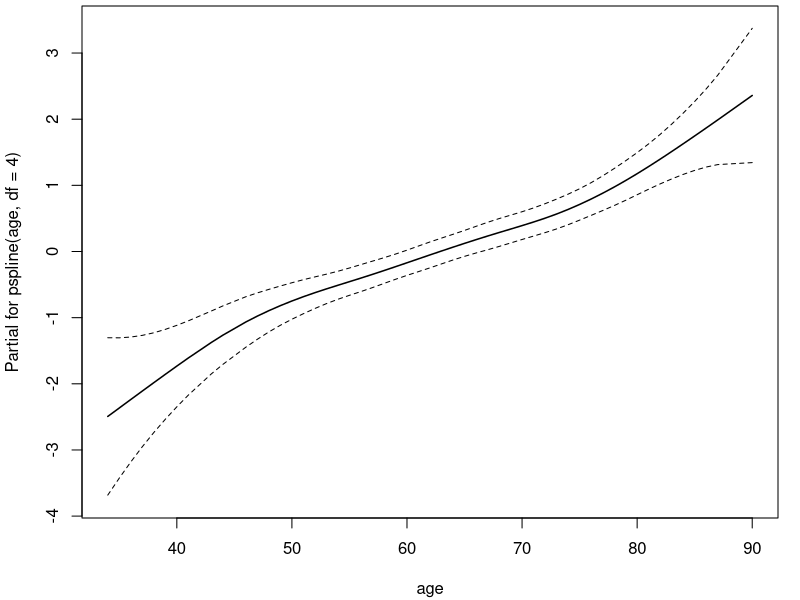
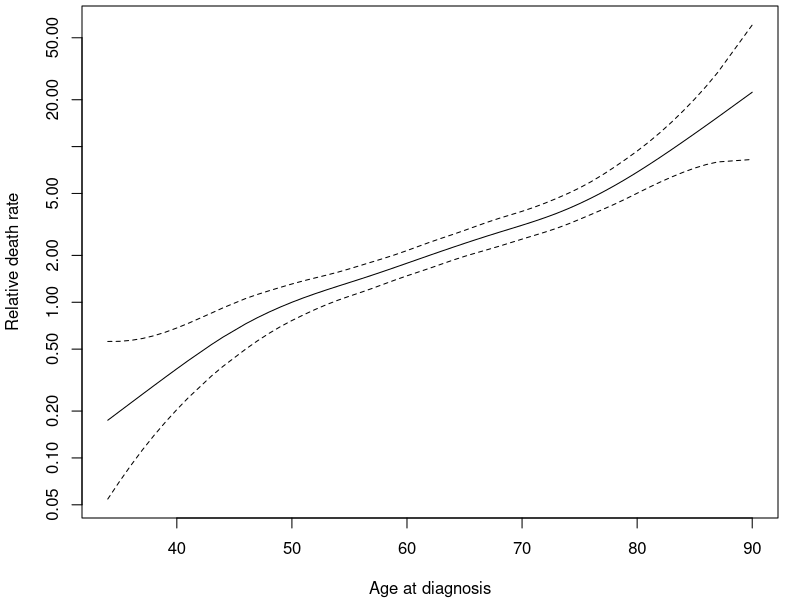
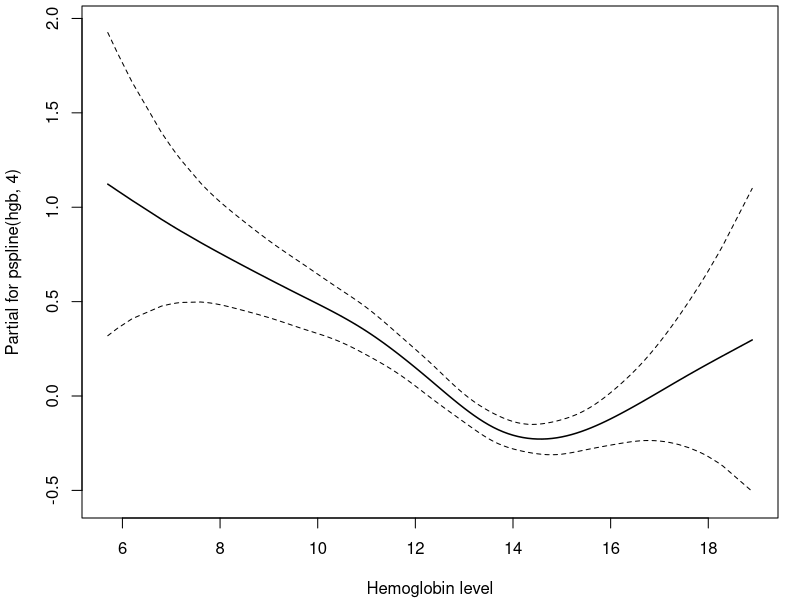
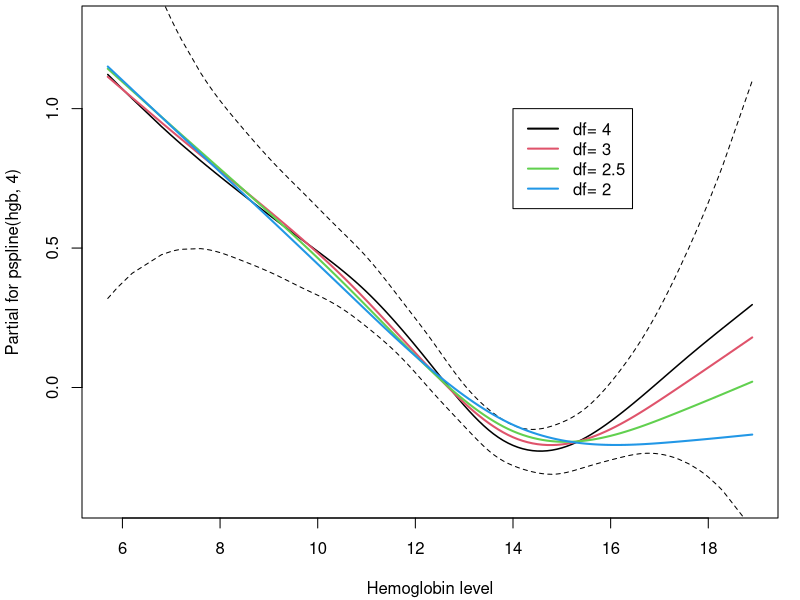
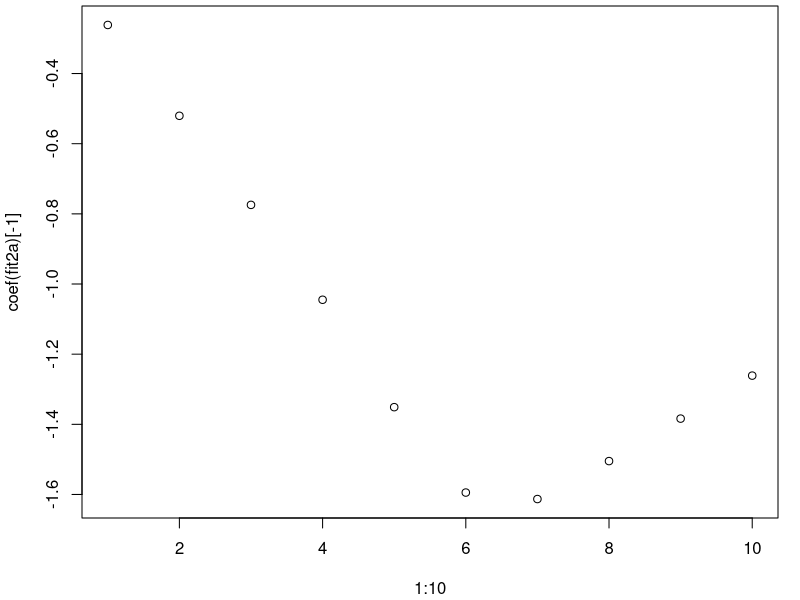
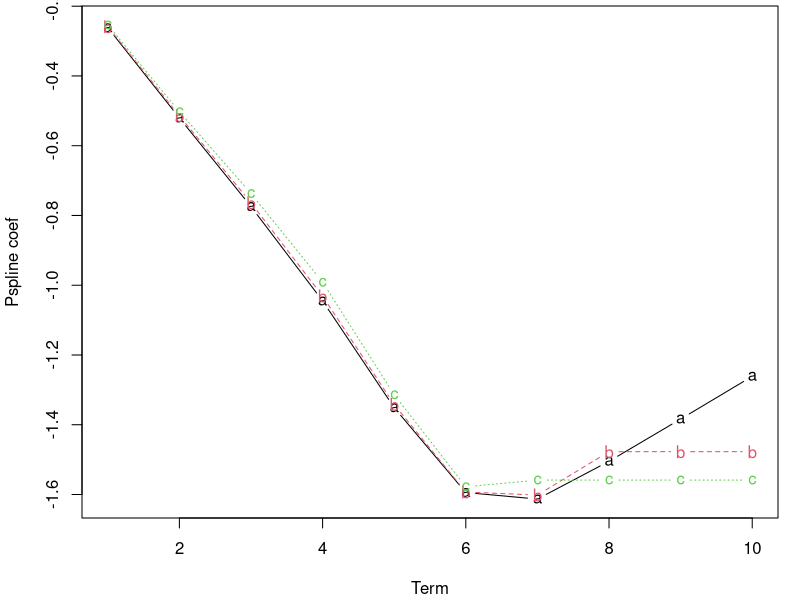
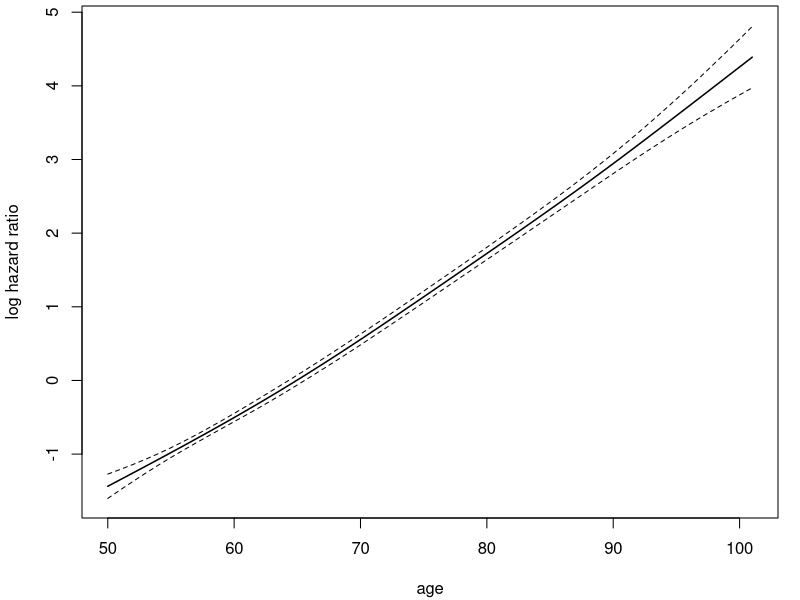
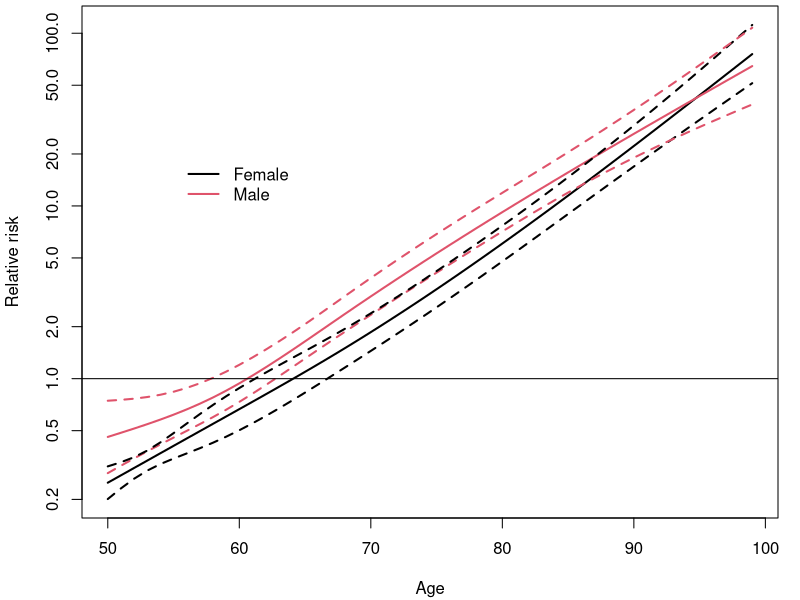

These charts were generated, in order, by the following R code:
### R code from vignette source 'splines.Rnw'

###################################################
### code chunk number 1: splines.Rnw:21-25
###################################################
options(continue="  ", width=60)
options(SweaveHooks=list(fig=function() par(mar=c(4.1, 4.1, .3, 1.1))))
pdf.options(pointsize=8) #text in graph about the same as regular text
options(contrasts=c("contr.treatment", "contr.poly")) #reset default


###################################################
### code chunk number 2: mplot
###################################################
getOption("SweaveHooks")[["fig"]]()
library(survival)
mfit <- coxph(Surv(futime, death) ~ sex + pspline(age, df=4), data=mgus)
mfit
termplot(mfit, term=2, se=TRUE, col.term=1, col.se=1)


###################################################
### code chunk number 3: mplot2
###################################################
ptemp <- termplot(mfit, se=TRUE, plot=FALSE)
attributes(ptemp)
ptemp$age[1:4,]


###################################################
### code chunk number 4: mplot3
###################################################
getOption("SweaveHooks")[["fig"]]()
ageterm <- ptemp$age  # this will be a data frame
center <- with(ageterm, y[x==50])
ytemp <- ageterm$y + outer(ageterm$se, c(0, -1.96, 1.96), '*')
matplot(ageterm$x, exp(ytemp - center), log='y',
        type='l', lty=c(1,2,2), col=1, 
        xlab="Age at diagnosis", ylab="Relative death rate")


###################################################
### code chunk number 5: hgb
###################################################
getOption("SweaveHooks")[["fig"]]()
fit <- coxph(Surv(futime, death) ~ age + pspline(hgb, 4), mgus2)
fit
termplot(fit, se=TRUE, term=2, col.term=1, col.se=1,
         xlab="Hemoglobin level")


###################################################
### code chunk number 6: df
###################################################
getOption("SweaveHooks")[["fig"]]()
termplot(fit, se=TRUE, col.term=1, col.se=1, term=2,
         xlab="Hemoglobin level", ylim=c(-.4, 1.3))
df <- c(3, 2.5, 2)
for (i in 1:3) {
    tfit <- coxph(Surv(futime, death) ~ age + 
                  pspline(hgb, df[i], nterm=8), mgus2)
    temp <- termplot(tfit, se=FALSE, plot=FALSE, term=2)
    lines(temp$hgb$x, temp$hgb$y, col=i+1, lwd=2)
}
legend(14, 1, paste("df=", c(4, df)), lty=1, col=1:4, lwd=2)


###################################################
### code chunk number 7: fit2a
###################################################
getOption("SweaveHooks")[["fig"]]()
fit2a <- coxph(Surv(futime, death) ~ age + pspline(hgb, 2.5, nterm=8), mgus2)
coef(fit2a)
plot(1:10, coef(fit2a)[-1])


###################################################
### code chunk number 8: fit2b
###################################################
getOption("SweaveHooks")[["fig"]]()
temp <- c(1:7, 8,8,8)
fit2b <- coxph(Surv(futime, death) ~ age + 
               pspline(hgb, 2.5, nterm=8, combine=temp), 
               data= mgus2)
temp2 <- c(1:6, 7,7,7,7)
fit2c <- coxph(Surv(futime, death) ~ age + 
               pspline(hgb, 2.5, nterm=8, combine=temp2), 
               data= mgus2)
matplot(1:10, cbind(coef(fit2a)[-1], coef(fit2b)[temp+1], 
                    coef(fit2c)[temp2+1]), type='b', pch='abc',
                    xlab="Term", ylab="Pspline coef")


###################################################
### code chunk number 9: fit1
###################################################
getOption("SweaveHooks")[["fig"]]()
options(show.signif.stars=FALSE) # display intelligence
fit1 <- coxph(Surv(futime, death) ~ sex + pspline(age, 3), data=flchain)
fit1
termplot(fit1, term=2, se=TRUE, col.term=1, col.se=1,
         ylab="log hazard ratio")


###################################################
### code chunk number 10: nfit
###################################################
options(show.signif.stars=FALSE)  # display statistical intellegence
require(splines, quietly=TRUE)
nfit1 <- coxph(Surv(futime, death) ~ sex + age, flchain)
nfit2 <- coxph(Surv(futime, death) ~ sex + ns(age, df=3), flchain)
nfit3 <- coxph(Surv(futime, death) ~ sex * ns(age, df=3), flchain)
anova(nfit1, nfit2, nfit3)


###################################################
### code chunk number 11: nfit2
###################################################
getOption("SweaveHooks")[["fig"]]()
pdata <- expand.grid(age= 50:99, sex=c("F", "M"))
pdata[1:5,]

ypred <- predict(nfit3, newdata=pdata, se=TRUE)
yy <- ypred$fit + outer(ypred$se, c(0, -1.96, 1.96), '*')
matplot(50:99, exp(matrix(yy, ncol=6)), type='l', lty=c(1,1,2,2,2,2),
        lwd=2, col=1:2, log='y',
        xlab="Age", ylab="Relative risk")
legend(55, 20, c("Female", "Male"), lty=1, lwd=2, col=1:2, bty='n')
abline(h=1)


###################################################
### code chunk number 12: fit2
###################################################
agem <- with(flchain, ifelse(sex=="M", age, 60))
agef <- with(flchain, ifelse(sex=="F", age, 60))
fit2 <- coxph(Surv(futime, death) ~ sex + pspline(agef, df=3)
              + pspline(agem, df=3), data=flchain)
anova(fit2, fit1)


###################################################
### code chunk number 13: plot2
###################################################
getOption("SweaveHooks")[["fig"]]()
# predictions
pdata2 <- pdata
pdata2$agem <- with(pdata2, ifelse(sex=="M", age, 60))
pdata2$agef <- with(pdata2, ifelse(sex=="F", age, 60))
ypred2 <- predict(fit2, pdata2, se=TRUE)
yy <- ypred2$fit + outer(ypred2$se, c(0, -1.96, 1.96), '*')

# reference
refdata <- data.frame(sex='F', agef=65, agem=60)
ref <- predict(fit2, newdata=refdata, type="lp")

# plot
matplot(50:99, exp(matrix(yy-ref, ncol=6)), type='l', lty=c(1,1,2,2,2,2),
        lwd=2, col=1:2, log='y',
        xlab="Age", ylab="Relative risk")
legend(55, 20, c("Female", "Male"), lty=1, lwd=2, col=1:2, bty='n')
abline(h=1)
